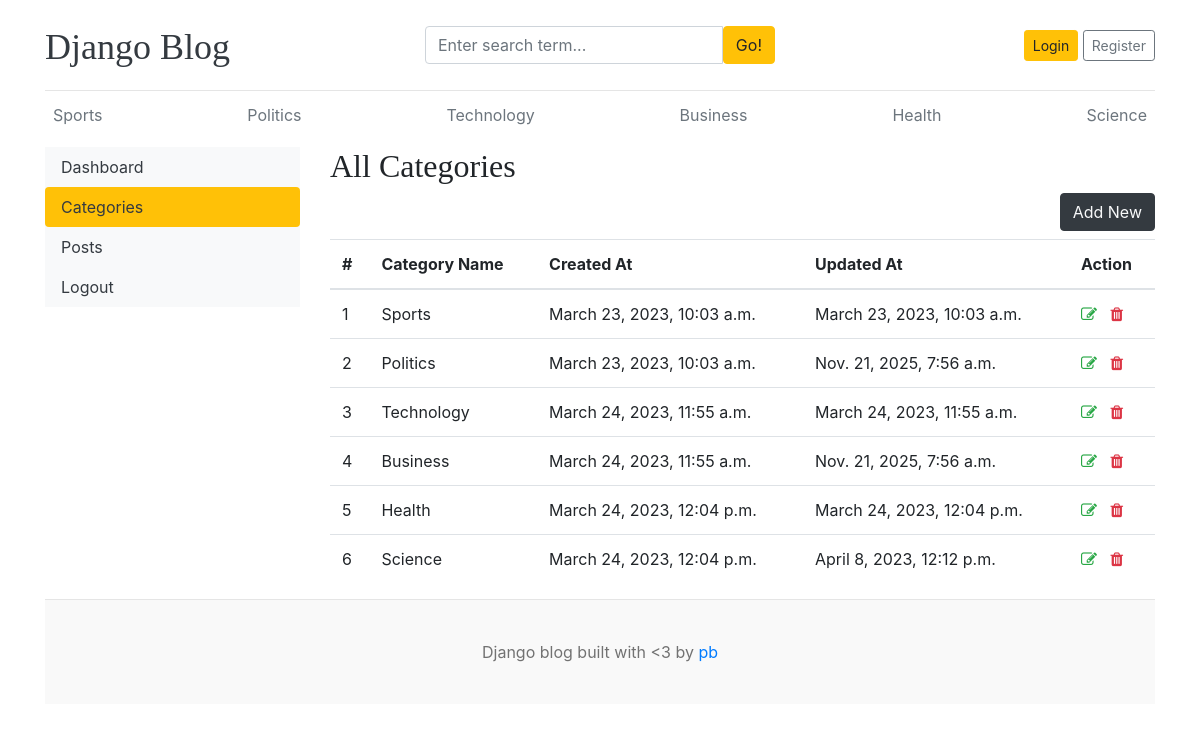
Page /dashboard/categories/ on the earlier database version.
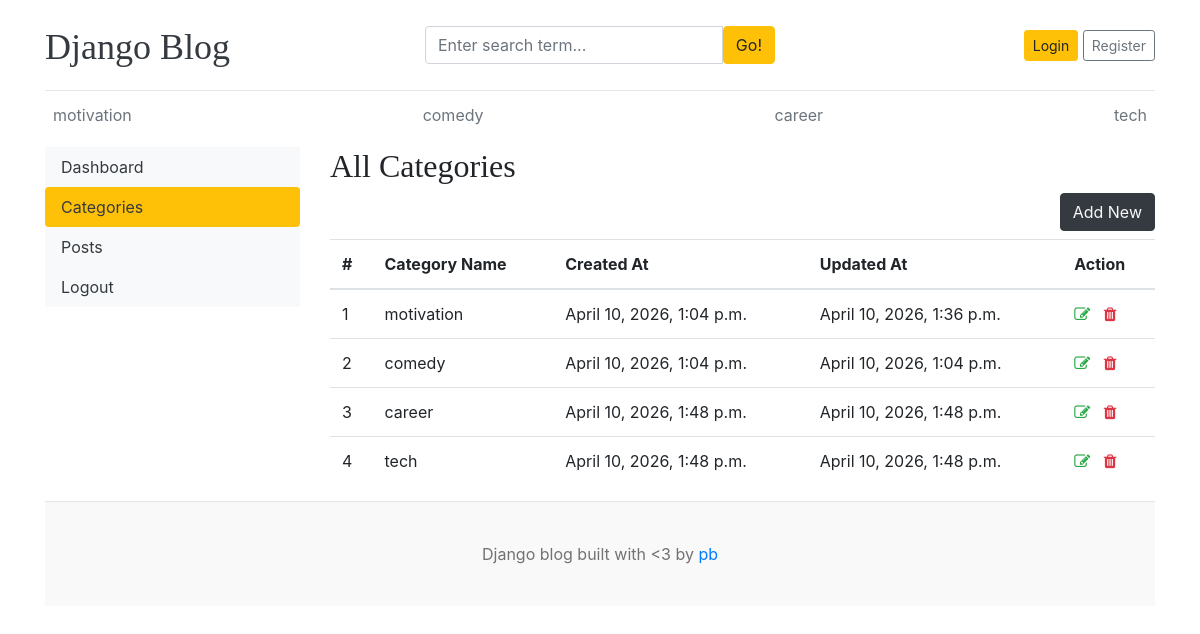
Same page on the later database version.
### blogs/models.py (models this page shows)
class Category(models.Model):
    category_name = models.CharField(max_length=50, unique=True)
    created_at = models.DateTimeField(auto_now_add=True)
    updated_at = models.DateTimeField(auto_now=True)
    class Meta:
        verbose_name_plural = 'categories'
    def __str__(self):
        return self.category_name

### dashboards/views.py (the view)
# urls.py: path('categories/', views.categories, name='categories'),
def categories(request):
    return render(request, 'dashboard/categories.html')

### blogs/context_processors.py (called while the page is built)
def get_categories(request):
    categories = Category.objects.all()
    return dict(categories=categories)

### templates/dashboard/categories.html (shortened to what this page needs)
{% extends 'base.html' %}
{% block content %}
<div class="row">
    {% include 'dashboard/sidebar.html' %}
    <div class="col-md-9">
        <h2>All Categories</h2>
        <a href="{% url 'add_category' %}" class="btn btn-dark text-light float-right mb-2">Add New</a>
        <table class="table table-hover">
            <thead>
              <tr>
                <th>#</th>
                <th>Category Name</th>
                <th>Created At</th>
                <th>Updated At</th>
                <th>Action</th>
              </tr>
            </thead>
            <tbody>
            {% for cat in categories %}
              <tr>
                <td>{{ forloop.counter }}</td>
                <td>{{ cat }}</td>
                <td>{{ cat.created_at }}</td>
                <td>{{ cat.updated_at }}</td>
                <td>
                    <a href="{% url 'edit_category' cat.id %}"><i class="fa fa-edit text-success"></i></a>
                    <a href="{% url 'delete_category' cat.id %}"><i class="fa fa-trash text-danger"></i></a>
                </td>
              </tr>
            {% endfor %}
            </tbody>
          </table>
    </div>
</div>
{% endblock %}

### templates/base.html (shortened to what this page needs)
{% load static %}
<!DOCTYPE html>
<html lang="en">
<head>
    <link href="https://getbootstrap.com/docs/4.0/dist/css/bootstrap.min.css" rel="stylesheet">
    <link href="{% static 'css/blog.css' %}" rel="stylesheet">
    <link rel="stylesheet" href="https://cdnjs.cloudflare.com/ajax/libs/font-awesome/4.7.0/css/font-awesome.min.css">
  </head>
<body>
    <div class="container">
      <header class="blog-header py-3">
        <div class="row flex-nowrap justify-content-between align-items-center">
          <div class="col-4 pt-1">
            <a class="blog-header-logo text-dark" href="/">Django Blog</a>
          </div>
          <div class="col-4">
            <form action="{% url 'search' %}" method="GET">
              <div class="input-group">
                <input class="form-control" type="text" name="keyword" value="{{ keyword }}" placeholder="Enter search term..." aria-label="Enter search term..." aria-describedby="button-search" />
                <button type="submit" class="btn btn-warning" id="button-search" type="button">Go!</button>
            </div>
            </form>
          </div>
          <div class="col-4 d-flex justify-content-end align-items-center">
            {% if not user.is_authenticated %}
            <a class="btn btn-sm btn-warning" href="{% url 'login' %}">Login</a> &nbsp;
            <a class="btn btn-sm btn-outline-secondary" href="{% url 'register' %}">Register</a>
            {% else %}
            <span><a href="{% url 'dashboard' %}">Dashboard</a></span>
            &emsp;
            <span><a href="{% url 'logout' %}">Logout</a></span>
            {% endif %}
          </div>
        </div>
      </header>
      <div class="nav-scroller py-1 mb-2">
        <nav class="nav d-flex justify-content-between">
          {% for cat in categories %}
          <a class="p-2 text-muted" href="{% url 'posts_by_category' cat.id %}">{{ cat.category_name }}</a>
          {% endfor %}
        </nav>
      </div>
{% block content %}
{% endblock %}
<footer class="blog-footer">
    <p>Django blog built with <3 by <a href="#">pb</a></p>
  </footer>
  </body>
  </html>

### templates/dashboard/sidebar.html (shortened to what this page needs)
<div class="col-md-3">
    <div class="nav flex-column nav-pills bg-light" aria-orientation="vertical">
        <a href="{% url 'dashboard' %}" class="nav-link text-dark {% if '/dashboard/' == request.path %}bg-warning{% endif %}">Dashboard</a>
        <a href="{% url 'categories' %}" class="nav-link text-dark {% if '/categories/' in request.path %}bg-warning{% endif %}">Categories</a>
        <a href="{% url 'posts' %}" class="nav-link text-dark {% if '/posts/' in request.path %}bg-warning{% endif %}">Posts</a>
        <a href="" class="nav-link text-dark">Logout</a>
    </div>
</div>

### blog_main/static/css/blog.css (style rules this page uses)
.blog-header { border-bottom: 1px solid #e5e5e5; }
.blog-header-logo { font-family: "Playfair Display", Georgia, "Times New Roman", serif; font-size: 2.25rem; }
h1, h2, h3, h4, h5, h6 { font-family: "Playfair Display", Georgia, "Times New Roman", serif; }
.blog-footer { padding: 2.5rem 0; color: #727272; text-align: center; background-color: #f9f9f9; border-top: .05rem solid #e5e5e5; }
.blog-footer p:last-child { margin-bottom: 0; }

Differences in the rows shown:
removed Category: category_name "Sports", created_at "March 23, 2023, 10:03 a.m.", updated_at "March 23, 2023, 10:03 a.m."
removed Category: category_name "Politics", created_at "March 23, 2023, 10:03 a.m.", updated_at "Nov. 21, 2025, 7:56 a.m."
removed Category: category_name "Technology", created_at "March 24, 2023, 11:55 a.m.", updated_at "March 24, 2023, 11:55 a.m."
removed Category: category_name "Business", created_at "March 24, 2023, 11:55 a.m.", updated_at "Nov. 21, 2025, 7:56 a.m."
removed Category: category_name "Health", created_at "March 24, 2023, 12:04 p.m.", updated_at "March 24, 2023, 12:04 p.m."
removed Category: category_name "Science", created_at "March 24, 2023, 12:04 p.m.", updated_at "April 8, 2023, 12:12 p.m."
added Category: category_name "motivation", created_at "April 10, 2026, 1:04 p.m.", updated_at "April 10, 2026, 1:36 p.m."
added Category: category_name "comedy", created_at "April 10, 2026, 1:04 p.m.", updated_at "April 10, 2026, 1:04 p.m."
added Category: category_name "career", created_at "April 10, 2026, 1:48 p.m.", updated_at "April 10, 2026, 1:48 p.m."
added Category: category_name "tech", created_at "April 10, 2026, 1:48 p.m.", updated_at "April 10, 2026, 1:48 p.m."
